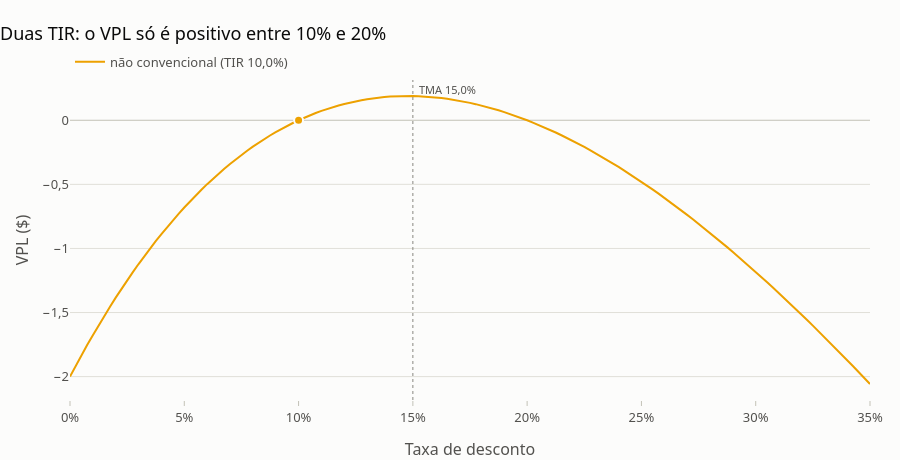

The cell this chart's notebook holds for it:
### Markdown cell above
Fluxos não convencionais (mais de uma inversão de sinal) podem ter **várias TIR** — o caso típico é um fluxo
marginal entre projetos empilhados. `tir(..., todas=True)` devolve todas as raízes; a decisão deve usar o sinal
do VPL marginal à TMA, não "a" TIR:

### Code cell
nc = FluxoDeCaixa([-100, 230, -132], "não convencional")
print("Raízes:", [f"{r:.1%}" for r in tir(nc, todas=True)], "| VPL a 15% =", round(vpl(nc, 0.15), 3))
viz.grafico_perfil_vpl([nc], 0.15, taxas=np.linspace(0, 0.35, 141), fisher=False, titulo="Duas TIR: o VPL só é positivo entre 10% e 20%")

### Figure 1 — Plotly figure (JSON) as saved in the notebook; plotly's stock layout.template omitted (floating-point values rounded to 4 significant figures; data arrays with more than 128 entries replaced by an {"elided": "..."} marker saying what was removed)
{"data": [{"hovertemplate": "não convencional<br>taxa %{x:.1%}<br>VPL %{y:,.0f}<extra></extra>", "line": {"color": "#eda100", "width": 2}, "mode": "lines", "name": "não convencional (TIR 10,0%)", "type": "scatter", "x": {"elided": "141 float values"}, "y": {"elided": "141 float values"}}, {"hovertemplate": "TIR não convencional: %{x:.2%}<extra></extra>", "marker": {"color": "#eda100", "line": {"color": "#fcfcfb", "width": 2}, "size": 9}, "mode": "markers", "showlegend": false, "type": "scatter", "x": [0.1], "y": [0]}], "layout": {"annotations": [{"font": {"color": "#52514e", "size": 11}, "showarrow": false, "text": "TMA 15,0%", "x": 0.15, "xanchor": "left", "xshift": 4, "y": 1, "yref": "paper"}], "height": 460, "shapes": [{"line": {"color": "#898781", "dash": "dot", "width": 1}, "type": "line", "x0": 0.15, "x1": 0.15, "xref": "x", "y0": 0, "y1": 1, "yref": "y domain"}], "title": {"text": "Duas TIR: o VPL só é positivo entre 10% e 20%"}, "xaxis": {"tickformat": ".0%", "title": {"text": "Taxa de desconto"}}, "yaxis": {"title": {"text": "VPL ($)"}}}}
